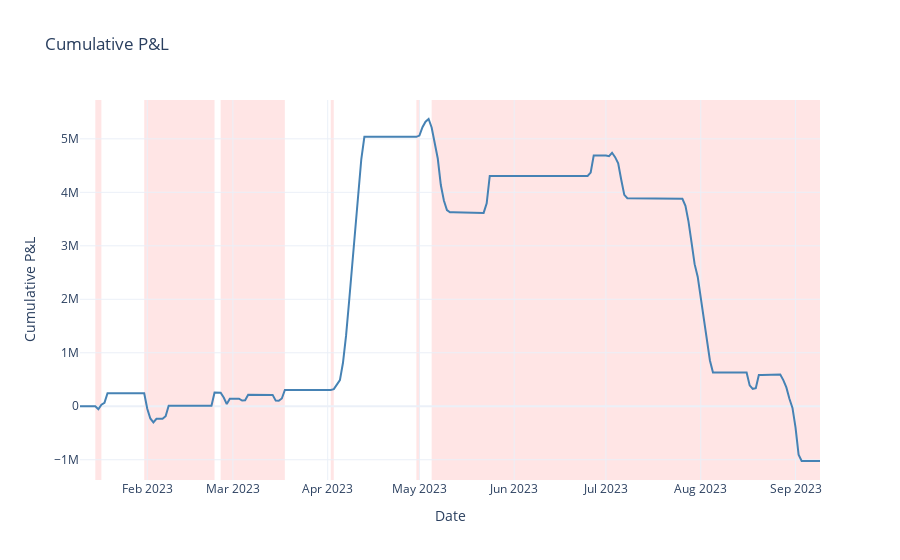

Source (notebook cell):
### Code cell
# Plot P&L evolution (equity curve)
fig_pnl = plot_equity_curve(
    pnl=backtest_result.pnl["net_pnl"],
    title="Cumulative P&L",
    show_drawdown_shading=True,
)
fig_pnl.show()

print("P&L visualization complete")

### Figure 1 — Plotly figure (JSON) as saved in the notebook; plotly's stock layout.template omitted (floating-point values rounded to 4 significant figures; data arrays with more than 128 entries replaced by an {"elided": "..."} marker saying what was removed)
{"data": [{"hovertemplate": "Date=%{x}<br>Cumulative P&L=%{y}<extra></extra>", "legendgroup": "", "line": {"color": "steelblue", "dash": "solid", "width": 2}, "marker": {"symbol": "circle"}, "mode": "lines", "name": "", "orientation": "v", "showlegend": false, "type": "scatter", "x": {"elided": "243 str values"}, "xaxis": "x", "y": {"elided": "243 float values"}, "yaxis": "y"}], "layout": {"hovermode": "x unified", "legend": {"tracegroupgap": 0}, "shapes": [{"fillcolor": "red", "layer": "below", "line": {"width": 0}, "opacity": 0.1, "type": "rect", "x0": "2023-01-15T00:00:00", "x1": "2023-01-17T00:00:00", "xref": "x", "y0": 0, "y1": 1, "yref": "y domain"}, {"fillcolor": "red", "layer": "below", "line": {"width": 0}, "opacity": 0.1, "type": "rect", "x0": "2023-01-31T00:00:00", "x1": "2023-02-23T00:00:00", "xref": "x", "y0": 0, "y1": 1, "yref": "y domain"}, {"fillcolor": "red", "layer": "below", "line": {"width": 0}, "opacity": 0.1, "type": "rect", "x0": "2023-02-25T00:00:00", "x1": "2023-03-18T00:00:00", "xref": "x", "y0": 0, "y1": 1, "yref": "y domain"}, {"fillcolor": "red", "layer": "below", "line": {"width": 0}, "opacity": 0.1, "type": "rect", "x0": "2023-04-02T00:00:00", "x1": "2023-04-03T00:00:00", "xref": "x", "y0": 0, "y1": 1, "yref": "y domain"}, {"fillcolor": "red", "layer": "below", "line": {"width": 0}, "opacity": 0.1, "type": "rect", "x0": "2023-04-30T00:00:00", "x1": "2023-05-01T00:00:00", "xref": "x", "y0": 0, "y1": 1, "yref": "y domain"}, {"fillcolor": "red", "layer": "below", "line": {"width": 0}, "opacity": 0.1, "type": "rect", "x0": "2023-05-05T00:00:00", "x1": "2023-09-09T00:00:00", "xref": "x", "y0": 0, "y1": 1, "yref": "y domain"}], "showlegend": false, "title": {"text": "Cumulative P&L"}, "xaxis": {"anchor": "y", "domain": [0, 1], "title": {"text": "Date"}}, "yaxis": {"anchor": "x", "domain": [0, 1], "title": {"text": "Cumulative P&L"}}}}
